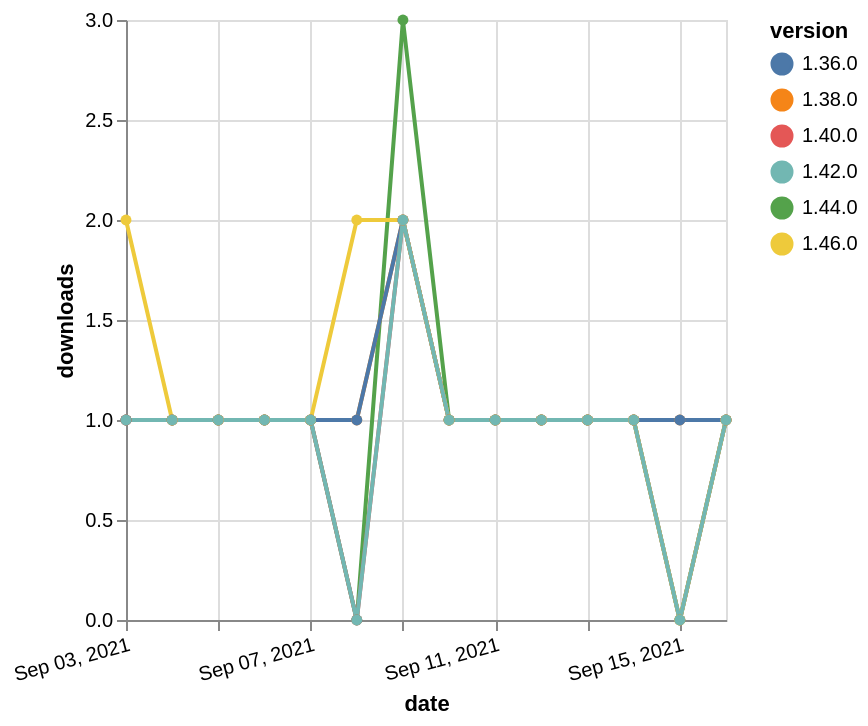

Describe this chart as a Vega-Lite specification.
### Vega-Lite specification from a JSON file in a GitHub repository (floating-point values rounded to 4 significant figures)
{"$schema": "https://vega.github.io/schema/vega-lite/v5.json", "description": "A simple bar chart with embedded data.", "data": {"values": [{"date": "2021-09-03", "total": 167, "delta": 1, "version": "1.44.0"}, {"date": "2021-09-04", "total": 168, "delta": 1, "version": "1.44.0"}, {"date": "2021-09-05", "total": 169, "delta": 1, "version": "1.44.0"}, {"date": "2021-09-06", "total": 170, "delta": 1, "version": "1.44.0"}, {"date": "2021-09-07", "total": 171, "delta": 1, "version": "1.44.0"}, {"date": "2021-09-08", "total": 171, "delta": 0, "version": "1.44.0"}, {"date": "2021-09-09", "total": 174, "delta": 3, "version": "1.44.0"}, {"date": "2021-09-10", "total": 175, "delta": 1, "version": "1.44.0"}, {"date": "2021-09-11", "total": 176, "delta": 1, "version": "1.44.0"}, {"date": "2021-09-12", "total": 177, "delta": 1, "version": "1.44.0"}, {"date": "2021-09-13", "total": 178, "delta": 1, "version": "1.44.0"}, {"date": "2021-09-14", "total": 179, "delta": 1, "version": "1.44.0"}, {"date": "2021-09-15", "total": 179, "delta": 0, "version": "1.44.0"}, {"date": "2021-09-16", "total": 180, "delta": 1, "version": "1.44.0"}, {"date": "2021-09-03", "total": 192, "delta": 1, "version": "1.38.0"}, {"date": "2021-09-04", "total": 193, "delta": 1, "version": "1.38.0"}, {"date": "2021-09-05", "total": 194, "delta": 1, "version": "1.38.0"}, {"date": "2021-09-06", "total": 195, "delta": 1, "version": "1.38.0"}, {"date": "2021-09-07", "total": 196, "delta": 1, "version": "1.38.0"}, {"date": "2021-09-08", "total": 197, "delta": 1, "version": "1.38.0"}, {"date": "2021-09-09", "total": 199, "delta": 2, "version": "1.38.0"}, {"date": "2021-09-10", "total": 200, "delta": 1, "version": "1.38.0"}, {"date": "2021-09-11", "total": 201, "delta": 1, "version": "1.38.0"}, {"date": "2021-09-12", "total": 202, "delta": 1, "version": "1.38.0"}, {"date": "2021-09-13", "total": 203, "delta": 1, "version": "1.38.0"}, {"date": "2021-09-14", "total": 204, "delta": 1, "version": "1.38.0"}, {"date": "2021-09-15", "total": 205, "delta": 1, "version": "1.38.0"}, {"date": "2021-09-16", "total": 206, "delta": 1, "version": "1.38.0"}, {"date": "2021-09-03", "total": 240, "delta": 1, "version": "1.36.0"}, {"date": "2021-09-04", "total": 241, "delta": 1, "version": "1.36.0"}, {"date": "2021-09-05", "total": 242, "delta": 1, "version": "1.36.0"}, {"date": "2021-09-06", "total": 243, "delta": 1, "version": "1.36.0"}, {"date": "2021-09-07", "total": 244, "delta": 1, "version": "1.36.0"}, {"date": "2021-09-08", "total": 245, "delta": 1, "version": "1.36.0"}, {"date": "2021-09-09", "total": 247, "delta": 2, "version": "1.36.0"}, {"date": "2021-09-10", "total": 248, "delta": 1, "version": "1.36.0"}, {"date": "2021-09-11", "total": 249, "delta": 1, "version": "1.36.0"}, {"date": "2021-09-12", "total": 250, "delta": 1, "version": "1.36.0"}, {"date": "2021-09-13", "total": 251, "delta": 1, "version": "1.36.0"}, {"date": "2021-09-14", "total": 252, "delta": 1, "version": "1.36.0"}, {"date": "2021-09-15", "total": 253, "delta": 1, "version": "1.36.0"}, {"date": "2021-09-16", "total": 254, "delta": 1, "version": "1.36.0"}, {"date": "2021-09-03", "total": 177, "delta": 1, "version": "1.40.0"}, {"date": "2021-09-04", "total": 178, "delta": 1, "version": "1.40.0"}, {"date": "2021-09-05", "total": 179, "delta": 1, "version": "1.40.0"}, {"date": "2021-09-06", "total": 180, "delta": 1, "version": "1.40.0"}, {"date": "2021-09-07", "total": 181, "delta": 1, "version": "1.40.0"}, {"date": "2021-09-08", "total": 181, "delta": 0, "version": "1.40.0"}, {"date": "2021-09-09", "total": 183, "delta": 2, "version": "1.40.0"}, {"date": "2021-09-10", "total": 184, "delta": 1, "version": "1.40.0"}, {"date": "2021-09-11", "total": 185, "delta": 1, "version": "1.40.0"}, {"date": "2021-09-12", "total": 186, "delta": 1, "version": "1.40.0"}, {"date": "2021-09-13", "total": 187, "delta": 1, "version": "1.40.0"}, {"date": "2021-09-14", "total": 188, "delta": 1, "version": "1.40.0"}, {"date": "2021-09-15", "total": 188, "delta": 0, "version": "1.40.0"}, {"date": "2021-09-16", "total": 189, "delta": 1, "version": "1.40.0"}, {"date": "2021-09-03", "total": 116, "delta": 2, "version": "1.46.0"}, {"date": "2021-09-04", "total": 117, "delta": 1, "version": "1.46.0"}, {"date": "2021-09-05", "total": 118, "delta": 1, "version": "1.46.0"}, {"date": "2021-09-06", "total": 119, "delta": 1, "version": "1.46.0"}, {"date": "2021-09-07", "total": 120, "delta": 1, "version": "1.46.0"}, {"date": "2021-09-08", "total": 122, "delta": 2, "version": "1.46.0"}, {"date": "2021-09-09", "total": 124, "delta": 2, "version": "1.46.0"}, {"date": "2021-09-10", "total": 125, "delta": 1, "version": "1.46.0"}, {"date": "2021-09-11", "total": 126, "delta": 1, "version": "1.46.0"}, {"date": "2021-09-12", "total": 127, "delta": 1, "version": "1.46.0"}, {"date": "2021-09-13", "total": 128, "delta": 1, "version": "1.46.0"}, {"date": "2021-09-14", "total": 129, "delta": 1, "version": "1.46.0"}, {"date": "2021-09-15", "total": 129, "delta": 0, "version": "1.46.0"}, {"date": "2021-09-16", "total": 130, "delta": 1, "version": "1.46.0"}, {"date": "2021-09-03", "total": 151, "delta": 1, "version": "1.42.0"}, {"date": "2021-09-04", "total": 152, "delta": 1, "version": "1.42.0"}, {"date": "2021-09-05", "total": 153, "delta": 1, "version": "1.42.0"}, {"date": "2021-09-06", "total": 154, "delta": 1, "version": "1.42.0"}, {"date": "2021-09-07", "total": 155, "delta": 1, "version": "1.42.0"}, {"date": "2021-09-08", "total": 155, "delta": 0, "version": "1.42.0"}, {"date": "2021-09-09", "total": 157, "delta": 2, "version": "1.42.0"}, {"date": "2021-09-10", "total": 158, "delta": 1, "version": "1.42.0"}, {"date": "2021-09-11", "total": 159, "delta": 1, "version": "1.42.0"}, {"date": "2021-09-12", "total": 160, "delta": 1, "version": "1.42.0"}, {"date": "2021-09-13", "total": 161, "delta": 1, "version": "1.42.0"}, {"date": "2021-09-14", "total": 162, "delta": 1, "version": "1.42.0"}, {"date": "2021-09-15", "total": 162, "delta": 0, "version": "1.42.0"}, {"date": "2021-09-16", "total": 163, "delta": 1, "version": "1.42.0"}]}, "width": "container", "mark": {"type": "line", "point": {"filled": true}}, "encoding": {"x": {"field": "date", "type": "temporal", "timeUnit": "yearmonthdate", "title": "date", "axis": {"labelAngle": -15}}, "y": {"field": "delta", "type": "quantitative", "title": "downloads"}, "color": {"field": "version", "type": "nominal"}, "tooltip": {"field": "delta"}}}
